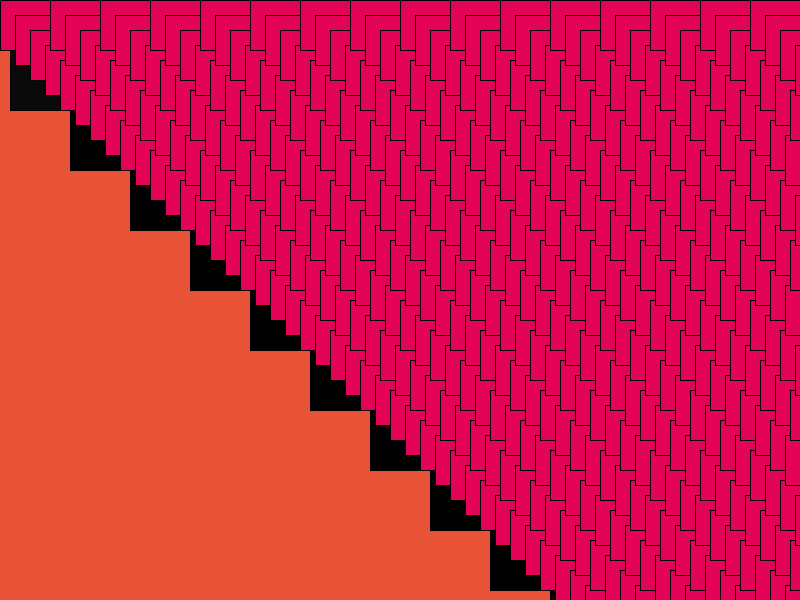
Frame 1 (no input)
Frame 60 (the mouse pressed at the canvas centre just before this capture): identical to frame 1, image omitted
Frame 120 (the mouse held since frame 60 and released just before this capture): identical to frame 1, image omitted

The Processing sketch that drew this single still picture (run headless with seeded random() and noise(); from frame 60 on, the mouse is pressed at the canvas centre):

// Processing sketch: processing_128620
// ── processing_128620.pde

int L = 10;
int grad= 10;
int M =0;
int N = 0;

        
        
void setup(){
  size(800,600);
 background(232,83,56); 


}

void draw (){
  
  while(L < height){
    
    
    fill(grad,grad,grad);
       rect(L,L,100,100);
       random(0,500);
    L = L + 60;
    grad= grad - 50;
    
    }

 N = 0;


   while (N < width){
      while(M < 600){
      
           fill (227,3,87);
       
        rect(M+N,M,50,50);
        M = M + 15;
        grad = grad + 60;
      
      }
    N = N + 50;
    M = 0;
   }

  }
  
